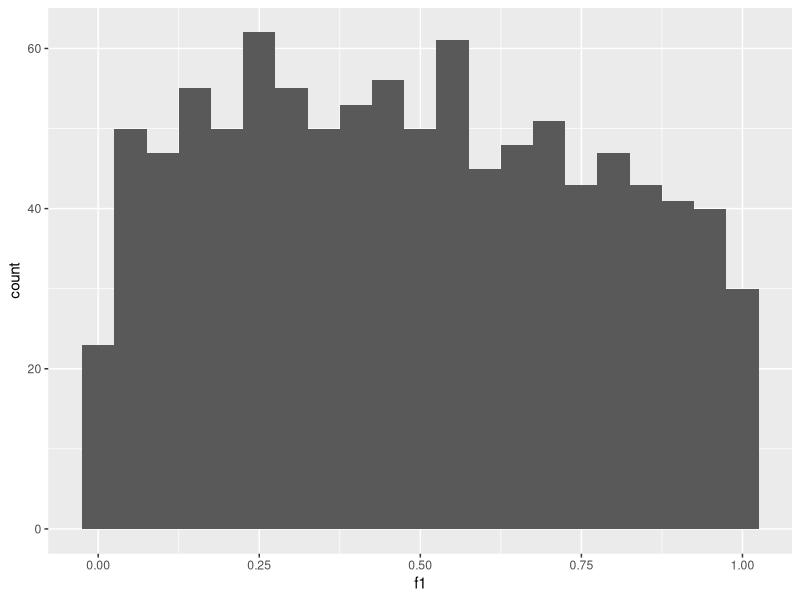
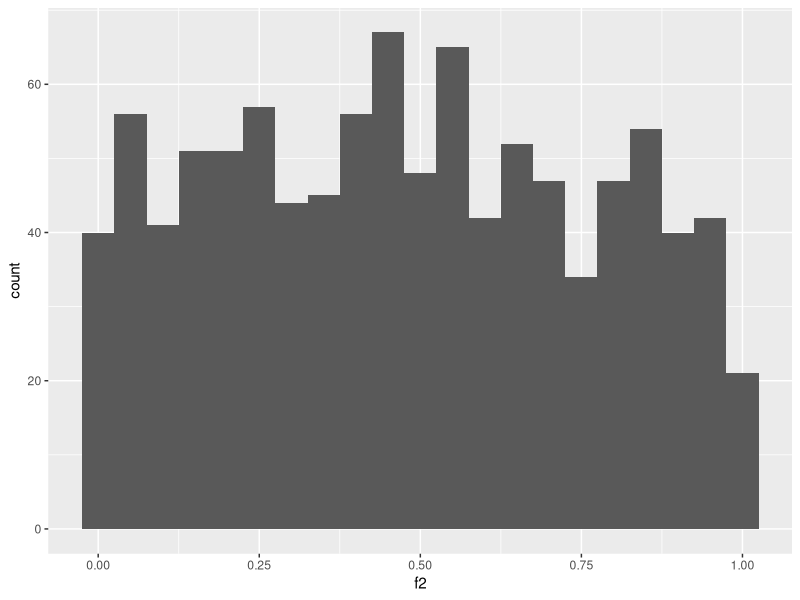
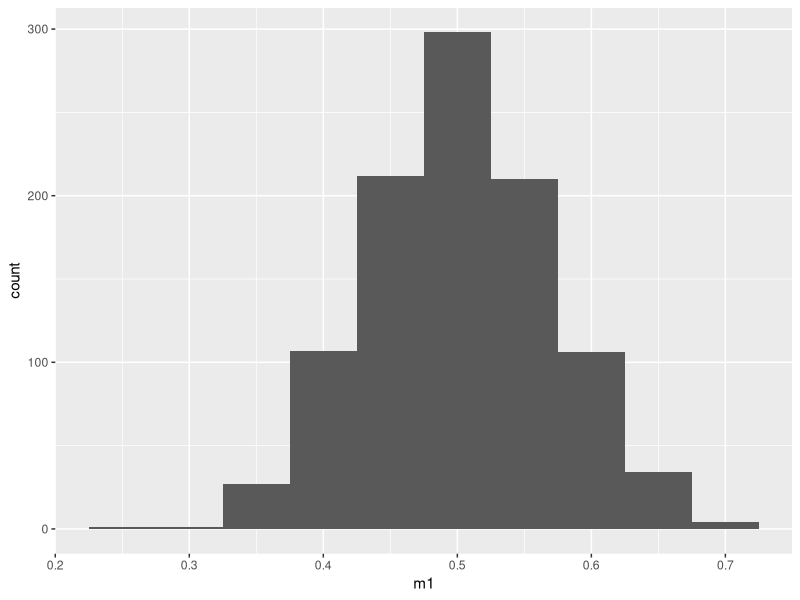
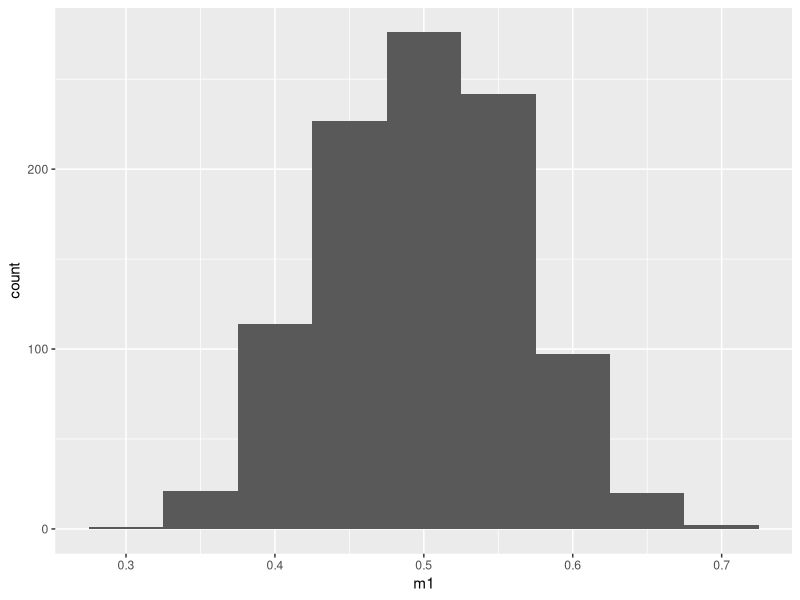

The R script that drew these images, in order:
library(ggplot2)

# First sampling function
sampleFn1 <- function()
{
  x <- runif(1,0,2)
  
   if(x > 1)
   {
     x = 2 - x
   }
  
  return <- x
}

# Second sampling function
sampleFn2 <- function()
{
  x <- runif(1,0,2)
  
  if(x > 1)
  {
    x = x - 1
  }
  else
  {
    x = 1 - x
  }
  
  return <- x
}

fn1Samples <- vector(mode="numeric", length=0)
fn2Samples <- vector(mode="numeric", length=0)

# generate 1000 samples from each function
for(i in 1:1000)
{
  fn1Samples <- append(fn1Samples,sampleFn1())
  fn2Samples <- append(fn2Samples,sampleFn2())
}

data <- data.frame(f1 = fn1Samples, f2 = fn2Samples)

## Plot pdfs
p1 <- ggplot(data, aes(x=f1)) + geom_histogram(binwidth=.05)
p1
p2 <- ggplot(data, aes(x=f2)) + geom_histogram(binwidth=.05)
p2

#### Q4 and Q5####

## function calculates the mean of the samples from a function
getSampleMeans <- function(n, pdf) {
  samples <- vector(mode="numeric", length=0)
  for(i in 1:n)
  {
    samples <- append(samples,pdf())
  }
  
  return <- mean(samples)
}

# function used to verify the central limit theorem.
# n= number of pdf means, pdf = the pdf of the funciton we want to test
# numIterations = number of iterations to generate means for
verifyCLM <- function(n,pdf, numIterations)
{
  meanSamples <- vector(mode="numeric", length=0)
  
  #n = 10
  for(i in 1:numIterations)
  {
    meanSamples <- append(meanSamples,getSampleMeans(n, pdf))
  }
  
  meanData <- data.frame(m1 = meanSamples)
  
  return <- meanData
}

# Test first sampling function
clmData <- verifyCLM(20, sampleFn1, 1000)

p3 <- ggplot(clmData, aes(x=m1)) + geom_histogram(binwidth=.05)
p3

# Test second sampling function
clmData <- verifyCLM(20, sampleFn2, 1000)

p4 <- ggplot(clmData, aes(x=m1)) + geom_histogram(binwidth=.05)
p4
